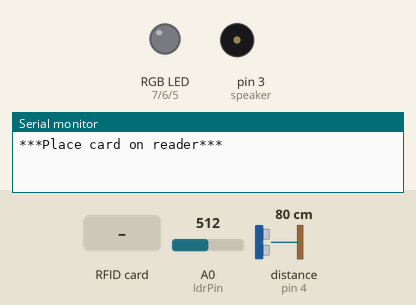
This sketch was run on a simulated Arduino Uno, built with avr-gcc and run on an emulated ATmega328P. Parts: an RGB LED mixed from three pins (HIGH = lit), buzzer (waves = sounding), the last lines printed to the serial monitor. Wiring (inferred from the names in the program): ultrasonic range finder: trigger pin 2; echo pin 4. The inputs (shaded band) are chosen by the test bench; at power-on: distance to the obstacle (sensor on pin 4) 80 cm, A0 (ldrPin) = 512. The echo pulse lasts 58.3 µs per cm; pins used as bus, display or sensor lines are not drawn.

Above: at 1.2 s.
1.3 s: distance to the obstacle (sensor on pin 4) set to 54 cm
3.2 s: distance to the obstacle (sensor on pin 4) set to 47 cm
At 5.2 s:
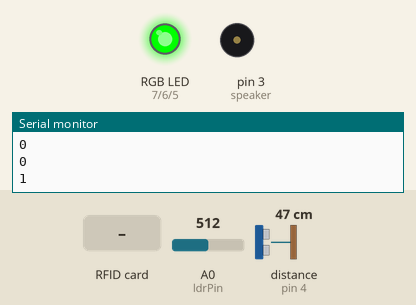
5.5 s: distance to the obstacle (sensor on pin 4) set to 60 cm
At 7.4 s:
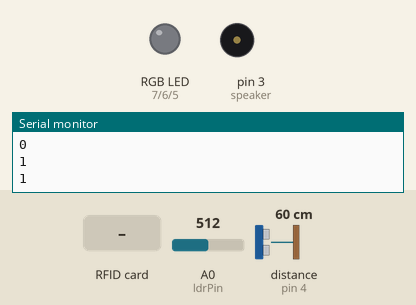
7.7 s: distance to the obstacle (sensor on pin 4) set to 2 cm
At 9.4 s:
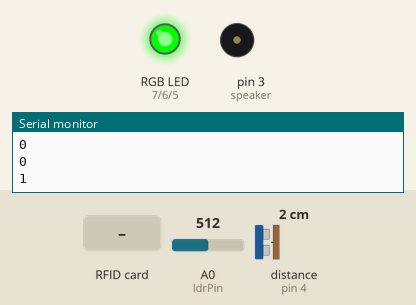
9.7 s: RFID card 5E 7A 19 C4 held to the reader
At 11.0 s:
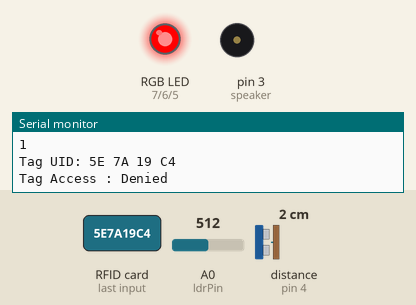
12.8 s: RFID card 04 3C CA 83 held to the reader
At 14.1 s:
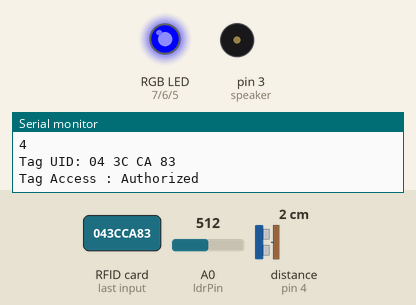
Timing chart, 0 to 24.5 s (numbered marks = the images above; inputs shaded):
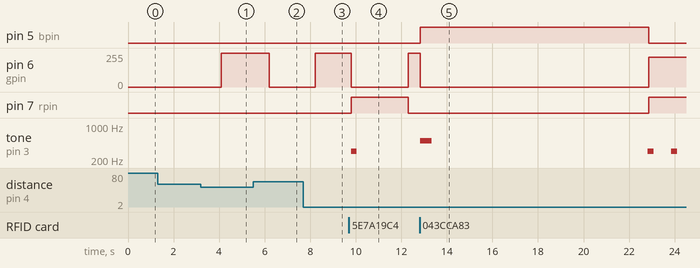

Measured:
- the behaviour switches between 51 and 50 cm on distance to the obstacle (sensor on pin 4) (found by bisection; images 0 and 1)
- after the input at 1.3 s, every drawn part: stays the same
- after the input at 3.2 s, pin 6 (gpin): 0/255 → 255/255 after 0.89 s
- after the input at 5.5 s, pin 6 (gpin): 255/255 → 0/255 after 0.70 s
- after the input at 7.7 s, pin 6 (gpin): 0/255 → 255/255 after 0.51 s
- after the input at 9.7 s, pin 6 (gpin): 255/255 → 0/255 after 0.10 s, → 255/255 2.5 s later; pin 7 (rpin): LOW → HIGH after 0.10 s, → LOW 2.5 s later; tone on pin 3 (speaker): silent → 300 Hz after 0.10 s, → silent 0.25 s later
- after the input at 12.8 s, pin 5 (bpin): LOW → HIGH at once, → LOW 10.0 s later; pin 6 (gpin): 255/255 → 0/255 at once, → 225/255 10.0 s later; pin 7 (rpin): LOW → HIGH after 10.1 s instead of 6.4 s

The sketch:

CT4021_02_1801305.ino
```cpp
// libraries needed
#include <SPI.h>
#include <MFRC522.h>

#define SS_PIN 10
#define RST_PIN 9
#define trigpin 2
#define echopin 4

int rpin = 7; // Red
int gpin = 6; // Blue
int bpin = 5; // Green

const int speaker = 3; // Buzzer
const int ldrPin = A0; // LDR

// to work out the time taken
unsigned long time;
unsigned long timeElapsed;

bool bstatus =  false; // to help start the timer only when there is light and a person infront of the object
bool ldrS; // if there is light

// light and US sensor
bool d;
bool l;

MFRC522 mfrc522(SS_PIN, RST_PIN);   // Creating an instance for the reader

void setup() {
  Serial.begin(9600);   // start serial communication
  SPI.begin();      // start SPI bus
  mfrc522.PCD_Init();   // Initiate MFRC522
  Serial.println("***Place card on reader***");
  Serial.println();

  pinMode(trigpin, OUTPUT);
  pinMode(echopin, INPUT);

  pinMode(rpin, OUTPUT);
  pinMode(gpin, OUTPUT);
  pinMode(bpin, OUTPUT);

  pinMode(ldrPin, INPUT);
}

void loop() {
  // changes the values if needed by getting the returned values
  d = usDetect();
  l = ldrStatus();

  if (l == true and d == true) // check for light and mostion
    {

    if (bstatus == false){
      bstatus = true;
      starttime();
      }
    if (checkTime() <= 10) // time less than 10 second
      {
       setColor(0,255, 0);
       scanRFID();
       Serial.println(checkTime());
        }
    if (checkTime() >= 11) // time over 10 seconds
      {
        tone(speaker, 300, 250);
        scanRFID();
        setColor(255,225,0);
        delay(500);
       }
    if (checkTime() >= 20) // time over 20 seconds
      {
        tone(speaker, 300, 250);
        setColor(255,0,0);
        delay(50);
       }
  } else {
      bstatus= false;
      setColor(0, 0, 0);
      }
}

void scanRFID() {

        // Look for cards
        if ( ! mfrc522.PICC_IsNewCardPresent())
        {
          return;
        }
        // Select the card
        if ( ! mfrc522.PICC_ReadCardSerial())
        {
          return;
        }
        Serial.print("Tag UID:");
        String content= "";
        byte letter;
        for (byte i = 0; i < mfrc522.uid.size; i++)
        {
           Serial.print(mfrc522.uid.uidByte[i] < 0x10 ? " 0" : " ");
           Serial.print(mfrc522.uid.uidByte[i], HEX);
           content.concat(String(mfrc522.uid.uidByte[i] < 0x10 ? " 0" : " "));
           content.concat(String(mfrc522.uid.uidByte[i], HEX));
        }
        Serial.println();
        Serial.print("Tag Access : ");
        content.toUpperCase();
        if (content.substring(1) == "04 3C CA 83") // UID of card being used
        {
          setColor(0, 0, 255); // green
          tone(speaker, 500, 500); // high pitch for access
          Serial.println("Authorized");
          delay(10000);
        }
      else   {
          setColor(255, 0, 0); // red
          tone(speaker, 300, 250); // low pitch for denied
          Serial.println("Denied");
          delay(2000);
      }
}

bool ldrStatus(){
  int ldrStatus = analogRead(ldrPin);
  if (ldrStatus >= 20){
    ldrS = true;
  } else if (ldrStatus < 20) {
    ldrS = false;
  }
  return ldrS;
}

bool usDetect(){
  float duration, distance;
  bool bdist = false;

  //set trig pin to be clear:
  digitalWrite(trigpin, LOW);
  delayMicroseconds(2);

  // generate ultrasonic wave:
  digitalWrite(trigpin, HIGH);
  delayMicroseconds(10);
  digitalWrite(trigpin, LOW);

  //waits for pin to go high:
 duration = pulseIn(echopin, HIGH);
 // distance in centimeters:
 distance = (duration/2) * 0.0344;

 // checks if the object is 50cm or closer to the device:
 if(distance <=50){
  bdist = true;
  delay(500);
 } else {
  bdist = false;
  delay(500);
 }
 return bdist;
}

void starttime(){
  time = millis() / 1000;
  }

int checkTime(){
  timeElapsed = 0;
  timeElapsed = (millis() /1000) - time;
  return timeElapsed;
}

void setColor(int rval, int gval, int bval){
  analogWrite(rpin, rval);
  analogWrite(bpin, bval);
  analogWrite(gpin, gval);
}
```
